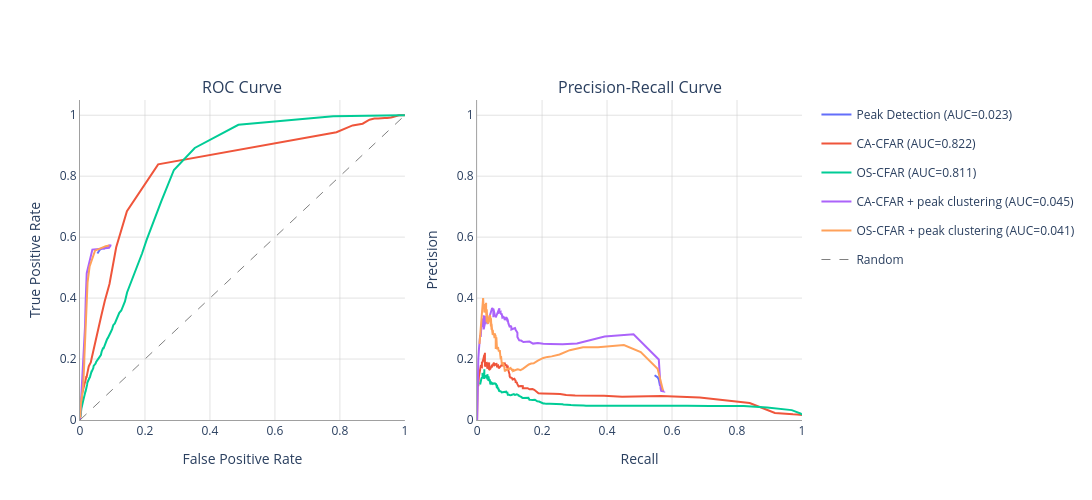

Notebook code for this chart:
### Markdown cell above
# Detection Metrics

Here the Detection metrics are calculated for a sweep of the CFAR threshold parameter.

### Code cell
from nereus.detector.algorithms import CACFARDetector, OSCFARDetector, PeakDetector
from nereus.detector.metrics import SweepSpec, sweep_detection_parameter
from nereus.plotter import plot_roc_pr

specs = [
    # Just peak detection
    SweepSpec(
        detection_chain=[
            PeakDetector(distance=3),
        ],
        algorithm_index=0,
        param_name="distance",
        param_values=np.arange(1, 10),
        label="Peak Detection",
    ),
    # Just CA-CFAR
    SweepSpec(
        detection_chain=[
            CACFARDetector(num_guard_cells=2, num_training_cells=5, threshold_factor=1.1),
        ],
        algorithm_index=0,
        param_name="threshold_factor",
        param_values=np.linspace(0.0, 7.0, 300),
        label="CA-CFAR",
    ),
    # Just OS-CFAR
    SweepSpec(
        detection_chain=[
            OSCFARDetector(num_guard_cells=2, num_training_cells=10, rank=2, threshold_factor=1.1),
        ],
        algorithm_index=0,
        param_name="threshold_factor",
        param_values=np.linspace(0.0, 7.0, 300),
        label="OS-CFAR",
    ),
    # CA-CFAR with Peak Detection clustering
    SweepSpec(
        detection_chain=[
            CACFARDetector(num_guard_cells=2, num_training_cells=5, threshold_factor=1.1),
            PeakDetector(distance=3),
        ],
        algorithm_index=0,
        param_name="threshold_factor",
        param_values=np.linspace(0.0, 7.0, 300),
        label="CA-CFAR + peak clustering",
    ),
    # OS-CFAR with Peak Detection clustering
    SweepSpec(
        detection_chain=[
            OSCFARDetector(num_guard_cells=3, num_training_cells=10, rank=2, threshold_factor=1.1),
            PeakDetector(distance=3),
        ],
        algorithm_index=0,
        param_name="threshold_factor",
        param_values=np.linspace(0.0, 7.0, 300),
        label="OS-CFAR + peak clustering",
    ),
]

TARGET_FPR = 0.05

results = sweep_detection_parameter(
    snr_map=detector.snr_history,
    sweep_specs=specs,
    ground_truth_paths=relative_bearing_ground_truths,
    steering_azimuths_rad=BF_PARAMS["steering_azimuths_rad"],
    association_threshold_rad=np.deg2rad(2.0),
)

for r in results:
    print(
        f"{r.label}: "
        f"AUC-ROC={r.auc_roc:.4f}  "
        f"AUC-PR={r.auc_pr:.4f}  "
        f"best_param (Youden-J)={r.best_param:.4f}  "
        f"param @ FPR={TARGET_FPR}={r.param_at_fpr(TARGET_FPR):.4f}"
    )

plot_roc_pr(results).show()

### Figure 1 — Plotly figure (JSON) as saved in the notebook; plotly's stock layout.template omitted (floating-point values rounded to 4 significant figures; data arrays with more than 128 entries replaced by an {"elided": "..."} marker saying what was removed)
{"data": [{"legendgroup": "Peak Detection", "line": {"color": "#636EFA", "width": 2}, "mode": "lines", "name": "Peak Detection (AUC=0.023)", "type": "scatter", "x": [0.05356, 0.05746, 0.06152, 0.06848, 0.07494, 0.08268, 0.09017, 0.09376, 0.09376], "xaxis": "x", "y": [0.5463, 0.5556, 0.5593, 0.563, 0.563, 0.5685, 0.5722, 0.5722, 0.5722], "yaxis": "y"}, {"legendgroup": "Peak Detection", "line": {"color": "#636EFA", "width": 2}, "mode": "lines", "name": "Peak Detection (AUC=0.003)", "showlegend": false, "type": "scatter", "x": [0.5463, 0.5556, 0.5593, 0.563, 0.563, 0.5685, 0.5722, 0.5722, 0.5722], "xaxis": "x2", "y": [0.1467, 0.1401, 0.1329, 0.1124, 0.1217, 0.1039, 0.09327, 0.09662, 0.09327], "yaxis": "y2"}, {"legendgroup": "CA-CFAR", "line": {"color": "#EF553B", "width": 2}, "mode": "lines", "name": "CA-CFAR (AUC=0.822)", "type": "scatter", "x": {"elided": "300 float values"}, "xaxis": "x", "y": {"elided": "300 float values"}, "yaxis": "y"}, {"legendgroup": "CA-CFAR", "line": {"color": "#EF553B", "width": 2}, "mode": "lines", "name": "CA-CFAR (AUC=0.081)", "showlegend": false, "type": "scatter", "x": {"elided": "300 float values"}, "xaxis": "x2", "y": {"elided": "300 float values"}, "yaxis": "y2"}, {"legendgroup": "OS-CFAR", "line": {"color": "#00CC96", "width": 2}, "mode": "lines", "name": "OS-CFAR (AUC=0.811)", "type": "scatter", "x": {"elided": "300 float values"}, "xaxis": "x", "y": {"elided": "300 float values"}, "yaxis": "y"}, {"legendgroup": "OS-CFAR", "line": {"color": "#00CC96", "width": 2}, "mode": "lines", "name": "OS-CFAR (AUC=0.053)", "showlegend": false, "type": "scatter", "x": {"elided": "300 float values"}, "xaxis": "x2", "y": {"elided": "300 float values"}, "yaxis": "y2"}, {"legendgroup": "CA-CFAR + peak clustering", "line": {"color": "#AB63FA", "width": 2}, "mode": "lines", "name": "CA-CFAR + peak clustering (AUC=0.045)", "type": "scatter", "x": {"elided": "300 float values"}, "xaxis": "x", "y": {"elided": "300 float values"}, "yaxis": "y"}, {"legendgroup": "CA-CFAR + peak clustering", "line": {"color": "#AB63FA", "width": 2}, "mode": "lines", "name": "CA-CFAR + peak clustering (AUC=0.153)", "showlegend": false, "type": "scatter", "x": {"elided": "300 float values"}, "xaxis": "x2", "y": {"elided": "300 float values"}, "yaxis": "y2"}, {"legendgroup": "OS-CFAR + peak clustering", "line": {"color": "#FFA15A", "width": 2}, "mode": "lines", "name": "OS-CFAR + peak clustering (AUC=0.041)", "type": "scatter", "x": {"elided": "300 float values"}, "xaxis": "x", "y": {"elided": "300 float values"}, "yaxis": "y"}, {"legendgroup": "OS-CFAR + peak clustering", "line": {"color": "#FFA15A", "width": 2}, "mode": "lines", "name": "OS-CFAR + peak clustering (AUC=0.125)", "showlegend": false, "type": "scatter", "x": {"elided": "300 float values"}, "xaxis": "x2", "y": {"elided": "300 float values"}, "yaxis": "y2"}, {"line": {"color": "grey", "dash": "dash", "width": 1}, "mode": "lines", "name": "Random", "showlegend": true, "type": "scatter", "x": [0, 1], "xaxis": "x", "y": [0, 1], "yaxis": "y"}], "layout": {"annotations": [{"font": {"size": 16}, "showarrow": false, "text": "ROC Curve", "x": 0.225, "xanchor": "center", "xref": "paper", "y": 1, "yanchor": "bottom", "yref": "paper"}, {"font": {"size": 16}, "showarrow": false, "text": "Precision-Recall Curve", "x": 0.775, "xanchor": "center", "xref": "paper", "y": 1, "yanchor": "bottom", "yref": "paper"}], "height": 500, "paper_bgcolor": "white", "plot_bgcolor": "white", "showlegend": true, "width": 1100, "xaxis": {"anchor": "y", "domain": [0, 0.45], "gridcolor": "rgba(200, 200, 200, 0.5)", "linecolor": "rgba(160, 160, 160, 1.0)", "linewidth": 1, "range": [0, 1], "showgrid": true, "showline": true, "title": {"text": "False Positive Rate"}}, "xaxis2": {"anchor": "y2", "domain": [0.55, 1], "gridcolor": "rgba(200, 200, 200, 0.5)", "linecolor": "rgba(160, 160, 160, 1.0)", "linewidth": 1, "range": [0, 1], "showgrid": true, "showline": true, "title": {"text": "Recall"}}, "yaxis": {"anchor": "x", "domain": [0, 1], "gridcolor": "rgba(200, 200, 200, 0.5)", "linecolor": "rgba(160, 160, 160, 1.0)", "linewidth": 1, "range": [0, 1.05], "showgrid": true, "showline": true, "title": {"text": "True Positive Rate"}}, "yaxis2": {"anchor": "x2", "domain": [0, 1], "gridcolor": "rgba(200, 200, 200, 0.5)", "linecolor": "rgba(160, 160, 160, 1.0)", "linewidth": 1, "range": [0, 1.05], "showgrid": true, "showline": true, "title": {"text": "Precision"}}}}
